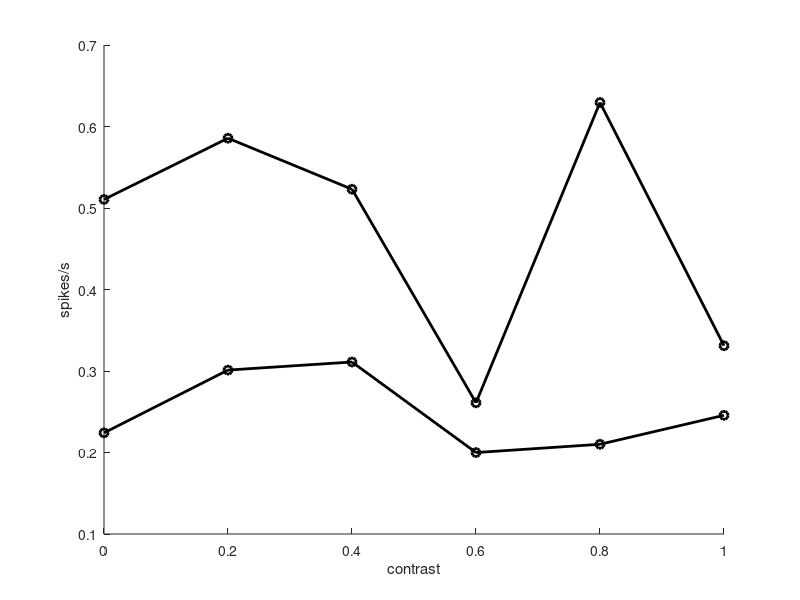

This figure's MATLAB source: (Note: this script raises an error after producing the figure.)

out_dir = '~/Documents/Tutorials/';

num_cells = 12;
num_contrasts = 6;
contrasts = linspace(0,1,num_contrasts);

scatter_data = rand(num_cells, num_contrasts);

figure(100); clf;
hold on
line(contrasts, mean(scatter_data,1), 'DisplayName', 'dataM', 'Color', 'k', 'LineStyle', '-', 'Marker', 'o', 'LineWidth', 2);
line(contrasts, std(scatter_data,[],1), 'DisplayName', 'dataE', 'Color', 'k', 'LineStyle', '-', 'Marker', 'o', 'LineWidth', 2);
hold off;
xlabel('contrast'); ylabel('spikes/s');
makeAxisStruct(gca, 'TestCRF', 'basedir', out_dir);

% subplot(222)
% hold on
% for jj = 1 : 12
%     line(t, avgCycle(jj,:), 'DisplayName', ['data',num2str(uRad(jj))], 'Color', 'k', 'LineStyle', '-', 'Marker', 'none', 'LineWidth', 2);
% end
% line(t(onSamp([1,1,2,2,1])), [0,1,1,0,0]*max(avgCycle(:)), 'DisplayName', 'on', 'Color', 'k', 'LineStyle', '-', 'Marker', 'none', 'LineWidth', 2);
% line(t(offSamp([1,1,2,2,1])), [0,1,1,0,0]*max(avgCycle(:)), 'DisplayName', 'off', 'Color', 'k', 'LineStyle', '-', 'Marker', 'none', 'LineWidth', 2);
% hold off;
% xlabel('time (s)'); ylabel('pA');
% if outputIgor
%     makeAxisStruct(gca, 'BroadThornyCycle', 'basedir', out_dir);
% end
